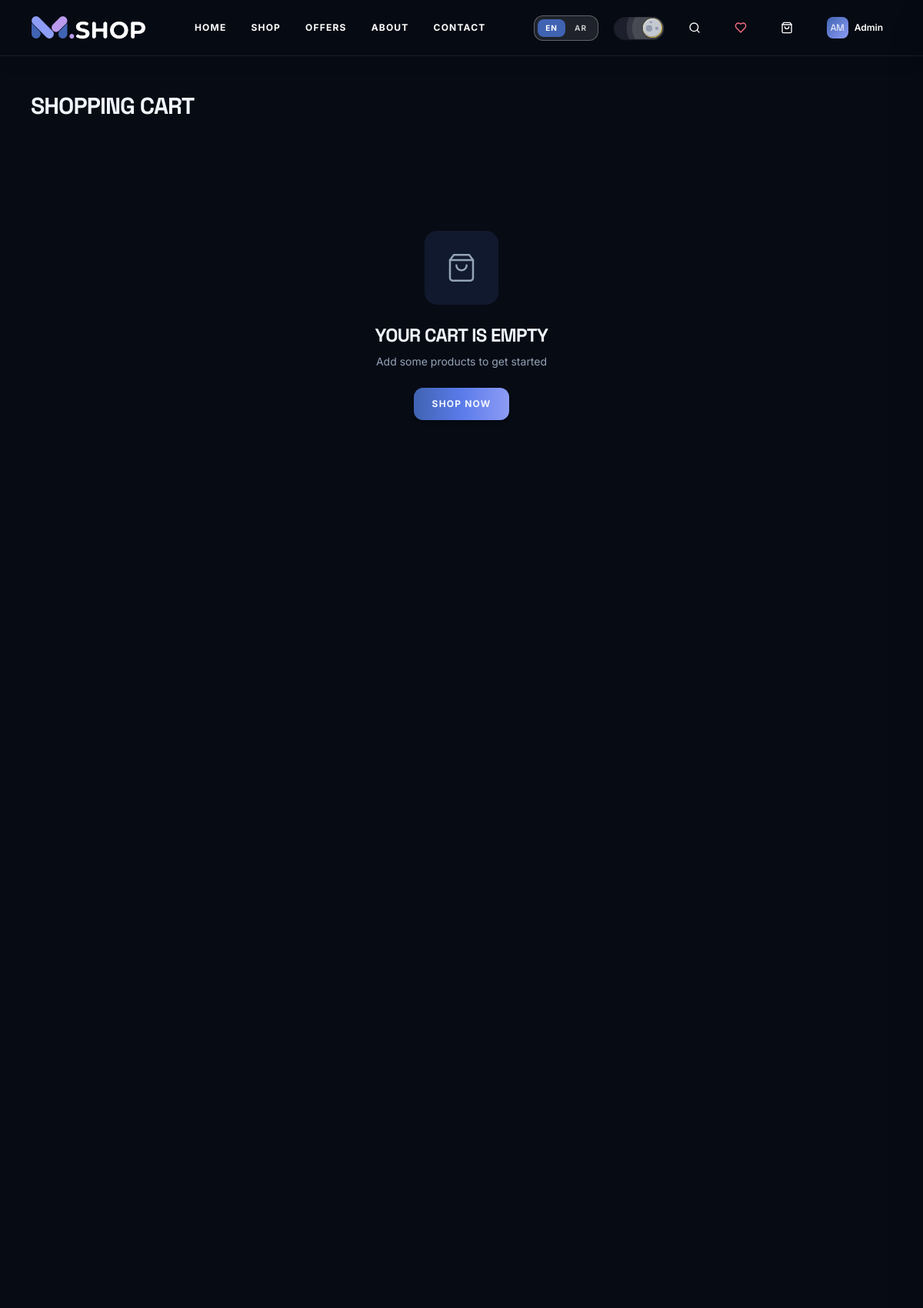
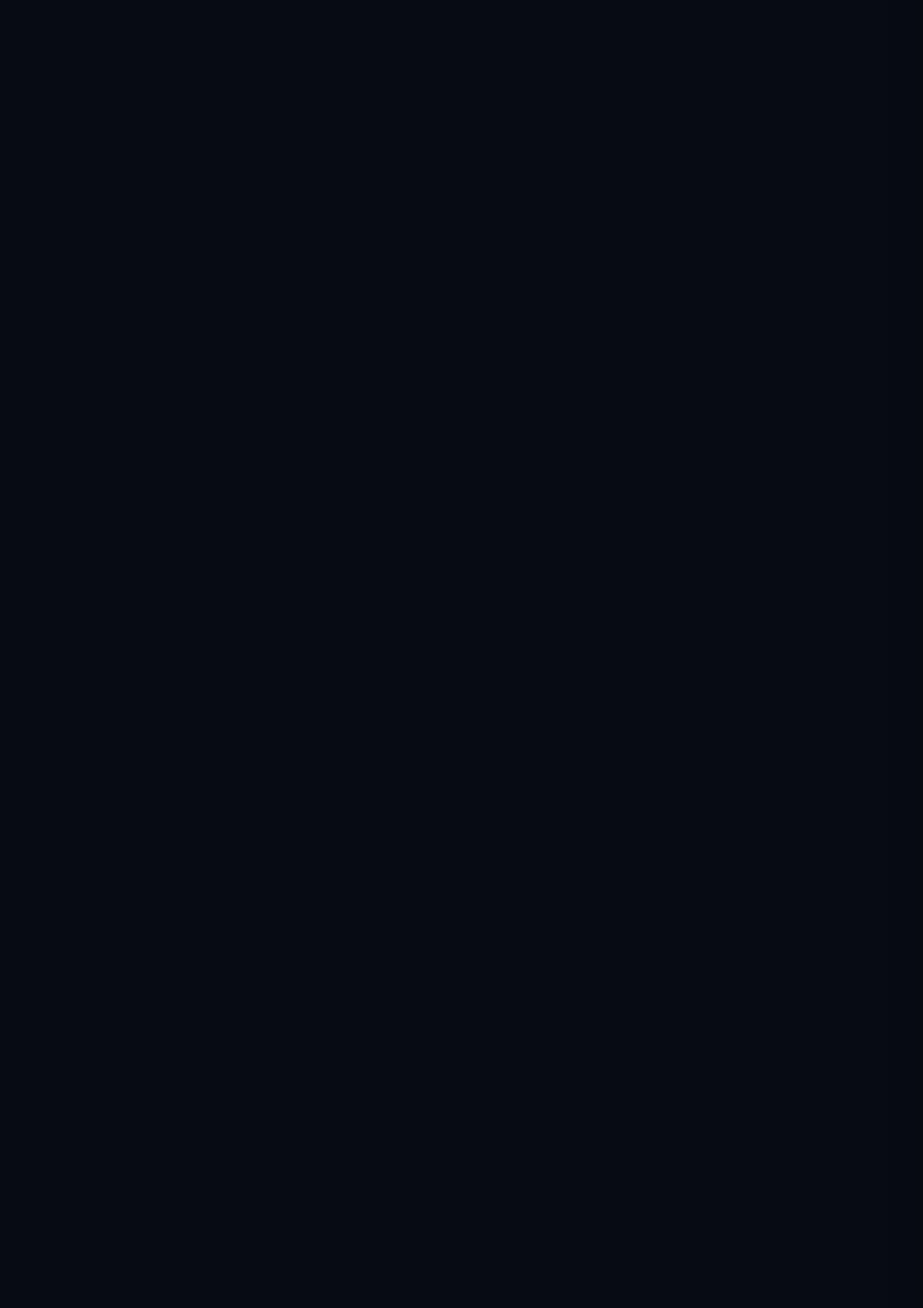
The app's page /en/cart/ (signed in, upper part) with its own data (2 pictures, top to bottom).
### store/models.py (models this page shows, shortened)
class User(AbstractUser):
    phone = models.CharField(max_length=30, blank=True)
    class Meta:
        verbose_name = 'User'

### store/views.py (the view, shortened to what this page needs)
# urls.py: path('cart/', views.cart_view, name='cart'),
def cart_view(request):
    locale = _get_locale(request)
    cart = request.session.get('cart', {})
    items = list(cart.values())
    subtotal = sum(item['price'] * item['quantity'] for item in items)
    shipping = 0 if subtotal >= 500 else 20
    total = subtotal + shipping
    return render(request, 'cart/cart.html', {
        'cart_items': items,
        'subtotal': subtotal,
        'shipping': shipping,
        'total': total,
        'locale': locale,
    })

### templates/cart/cart.html (shortened to what this page needs)
{% extends "base.html" %}
{% load static %}
{% block content %}
<div class="pt-[72px] min-h-screen">
  <div class="container-custom py-12">
    <h1 class="text-3xl font-display font-black mb-8" style="color:var(--text-primary)">{{ t.cart.title|default:"Shopping Cart" }}</h1>
    {% if cart_items %}
    <div class="grid lg:grid-cols-3 gap-8">
      <div class="lg:col-span-2 space-y-4">
        {% for item in cart_items %}
        <div class="flex gap-3.5 sm:gap-4 p-3.5 sm:p-4 rounded-2xl" style="background:var(--bg-surface);border:1px solid var(--border-color)" data-cart-item>
          <div class="w-20 h-20 sm:w-24 sm:h-24 rounded-xl overflow-hidden flex-shrink-0" style="background:var(--bg-surface-2)">
            <img src="{{ item.image }}" alt="{% if is_rtl and item.name_ar %}{{ item.name_ar }}{% else %}{{ item.name }}{% endif %}" class="w-full h-full object-cover" loading="lazy" onerror="this.src='{% static "images/placeholder.svg" %}'" />
          </div>
          <div class="flex-1 min-w-0 flex flex-col justify-between">
            <div>
              <h4 class="font-semibold text-xs sm:text-sm leading-snug mb-1 truncate sm:whitespace-normal" style="color:var(--text-primary)">
                {% if is_rtl and item.name_ar %}{{ item.name_ar }}{% else %}{{ item.name }}{% endif %}
              </h4>
              <p class="text-[11px] sm:text-xs mb-2 text-slate-400" style="color:var(--text-secondary)">{{ item.brand }}</p>
            </div>
            <div class="flex flex-wrap items-center justify-between gap-2 pt-1">
              <div class="flex items-center gap-1.5 rounded-xl p-1" style="background:var(--bg-surface-2)">
                <button data-cart-qty="{{ item.slug }}" data-delta="-1" class="w-6 h-6 sm:w-7 sm:h-7 rounded-lg flex items-center justify-center cursor-pointer transition-all" style="background:var(--bg-surface);color:var(--text-secondary)">
                  <svg xmlns="http://www.w3.org/2000/svg" width="12" height="12" viewBox="0 0 24 24" fill="none" stroke="currentColor" stroke-width="2"><path d="M5 12h14"/></svg>
                </button>
                <span data-qty-display class="text-xs sm:text-sm font-medium w-6 text-center" style="color:var(--text-primary)">{{ item.quantity }}</span>
                <button data-cart-qty="{{ item.slug }}" data-delta="1" class="w-7 h-7 rounded-lg flex items-center justify-center cursor-pointer transition-all" style="background:var(--bg-surface);color:var(--text-secondary)">
                  <svg xmlns="http://www.w3.org/2000/svg" width="12" height="12" viewBox="0 0 24 24" fill="none" stroke="currentColor" stroke-width="2"><path d="M5 12h14"/><path d="M12 5v14"/></svg>
                </button>
              </div>
              <div class="flex items-center gap-3">
                <span class="font-bold text-xs sm:text-sm" style="color:var(--text-primary)">
                  {% if is_rtl %}{{ item.price|floatformat:0 }} {{ currency }}{% else %}{{ currency }} {{ item.price|floatformat:0 }}{% endif %}
                </span>
                <button data-cart-remove="{{ item.slug }}" aria-label="{{ t.cart.remove|default:'Remove' }}" class="w-7 h-7 sm:w-8 sm:h-8 flex items-center justify-center rounded-xl cursor-pointer transition-all hover:text-red-500" style="color:var(--text-secondary)">
                  <svg xmlns="http://www.w3.org/2000/svg" width="14" height="14" viewBox="0 0 24 24" fill="none" stroke="currentColor" stroke-width="2" stroke-linecap="round" stroke-linejoin="round"><path d="M3 6h18"/><path d="M19 6v14c0 1-1 2-2 2H7c-1 0-2-1-2-2V6"/><path d="M8 6V4c0-1 1-2 2-2h4c1 0 2 1 2 2v2"/></svg>
                </button>
              </div>
            </div>
          </div>
        </div>
        {% endfor %}
      </div>
      <div class="lg:col-span-1">
        <div class="rounded-3xl p-6 sticky top-24" style="background:var(--bg-surface);border:1px solid var(--border-color)">
          <h2 class="font-bold text-lg mb-6" style="color:var(--text-primary)">{{ t.checkout.order_summary|default:"Order Summary" }}</h2>
          {% if subtotal < 500 %}
          <div class="rounded-xl p-3 mb-5 text-center" style="background:var(--bg-surface-2)">
            <p class="text-xs" style="color:var(--text-secondary)">
              {% if is_rtl %}
                أضف بقيمة <strong style="color:var(--color-accent)">{{ 500|add:subtotal|floatformat:0 }} {{ currency }}</strong> إضافية للحصول على توصيل مجاني! 🚚
              {% else %}
                Add <strong style="color:var(--color-accent)">QAR {{ 500|add:subtotal|floatformat:0 }}</strong> more for free delivery! 🚚
              {% endif %}
            </p>
            <div class="w-full rounded-full mt-2 h-1.5" style="background:var(--bg-surface-3)">
              <div class="h-full rounded-full" style="width:{{ subtotal|floatformat:0 }}%;max-width:100%;background:var(--color-accent)"></div>
            </div>
          </div>
          {% endif %}
          <div class="space-y-3 text-sm">
            <div class="flex justify-between">
              <span style="color:var(--text-secondary)">{{ t.cart.subtotal|default:"Subtotal" }}</span>
              <span class="font-medium" style="color:var(--text-primary)">{% if is_rtl %}{{ subtotal|floatformat:0 }} {{ currency }}{% else %}{{ currency }} {{ subtotal|floatformat:0 }}{% endif %}</span>
            </div>
            <div class="flex justify-between">
              <span style="color:var(--text-secondary)">{{ t.cart.shipping|default:"Shipping" }}</span>
              <span {% if shipping == 0 %}class="text-emerald-500 font-medium"{% else %}style="color:var(--text-primary)"{% endif %}>
                {% if shipping == 0 %}{% if is_rtl %}مجاني 🎉{% else %}Free 🎉{% endif %}{% else %}{% if is_rtl %}{{ shipping }} {{ currency }}{% else %}{{ currency }} {{ shipping }}{% endif %}{% endif %}
              </span>
            </div>
            <div class="pt-3 border-t flex justify-between" style="border-color:var(--border-color)">
              <span class="font-bold" style="color:var(--text-primary)">{{ t.cart.total|default:"Total" }}</span>
              <span class="text-xl font-display font-black" style="color:var(--color-accent)">{% if is_rtl %}{{ total|floatformat:0 }} {{ currency }}{% else %}{{ currency }} {{ total|floatformat:0 }}{% endif %}</span>
            </div>
          </div>
          <a href="/{{ locale }}/checkout/" class="btn-primary w-full justify-center mt-6 flex items-center gap-2">
            <span>{{ t.cart.checkout|default:"Proceed to Checkout" }}</span>
            <svg xmlns="http://www.w3.org/2000/svg" width="16" height="16" viewBox="0 0 24 24" fill="none" stroke="currentColor" stroke-width="2" stroke-linecap="round" stroke-linejoin="round" class="{% if is_rtl %}rotate-180{% endif %}"><path d="M5 12h14"/><path d="m12 5 7 7-7 7"/></svg>
          </a>
          <a href="/{{ locale }}/shop/" class="btn-ghost w-full justify-center mt-3 flex text-sm" style="color:var(--text-secondary)">{{ t.cart.continue|default:"Continue Shopping" }}</a>
        </div>
      </div>
    </div>
    {% else %}
    <div class="flex flex-col items-center justify-center py-28 gap-6 text-center">
      <div class="w-24 h-24 rounded-2xl flex items-center justify-center" style="background:var(--bg-surface-2)">
      </div>
      <div>
        <h3 class="font-display font-bold text-2xl mb-2" style="color:var(--text-primary)">{{ t.cart.empty|default:"Your cart is empty" }}</h3>
        <p class="text-sm" style="color:var(--text-secondary)">{{ t.cart.empty_desc|default:"Add some products to get started" }}</p>
      </div>
      <a href="/{{ locale }}/shop/" class="btn-primary">{{ t.cart.shop_now|default:"Start Shopping" }}</a>
    </div>
    {% endif %}
  </div>
</div>
{% endblock %}

### templates/partials/navbar.html (shortened to what this page needs)
{% load static %}
<header class="fixed top-0 left-0 right-0 z-50 select-none">
  <div id="main-navbar" class="transition-all duration-300 {% if is_home %}navbar-transparent{% else %}navbar-scrolled{% endif %}">
    <div class="container-custom h-[64px] sm:h-[72px] flex items-center justify-between gap-2 sm:gap-4">
      <a href="/{{ locale }}/" aria-label="M.SHOP Home" class="flex items-center group transition-transform duration-300 hover:scale-105 flex-shrink-0">
        <img src="{% static 'logo-dark.png' %}" alt="M.SHOP" class="h-8 hidden dark:block" />
      </a>
      <nav class="hidden lg:flex items-center gap-8">
        {% for label, href in nav_links %}
        <a href="{{ href }}" class="nav-link text-xs font-sans tracking-widest uppercase transition-all duration-300 {% if current_path == href %}nav-link-active font-black{% else %}hover:tracking-[0.2em] font-bold{% endif %}">{{ label }}</a>
        {% endfor %}
      </nav>
      <div class="flex items-center gap-1.5 sm:gap-3 md:gap-5 flex-shrink-0">
        <div class="lang-switcher-wrap hidden md:flex items-center gap-0.5 rounded-xl px-1 py-1 border transition-all border-white/30 bg-white/10 backdrop-blur-sm">
          {% for loc in "en,ar"|split:"," %}
          <button data-locale-switch="{{ loc }}" class="px-2.5 py-1 rounded-lg text-[10px] font-sans font-bold uppercase tracking-widest transition-all cursor-pointer"
            style="background:{% if locale == loc %}#4063B2{% else %}transparent{% endif %};color:{% if locale == loc %}#fff{% else %}rgba(255,255,255,0.75){% endif %}">{{ loc|upper }}</button>
          {% endfor %}
        </div>
        <div class="items-center select-none hidden md:flex" style="--toggle-size:10px">{% include 'partials/theme_toggle.html' %}</div>
        <button id="search-btn" aria-label="Search" class="nav-btn w-8 h-8 sm:w-10 sm:h-10 rounded-xl flex items-center justify-center transition-all cursor-pointer flex-shrink-0">
          <svg xmlns="http://www.w3.org/2000/svg" width="16" height="16" viewBox="0 0 24 24" fill="none" stroke="currentColor" stroke-width="2" stroke-linecap="round" stroke-linejoin="round"><circle cx="11" cy="11" r="8"/><path d="m21 21-4.3-4.3"/></svg>
        </button>
        <a href="/{{ locale }}/wishlist/" aria-label="Wishlist" class="nav-btn relative w-9 h-9 sm:w-10 sm:h-10 rounded-xl flex items-center justify-center transition-all flex-shrink-0 hover:text-rose-400">
        </a>
        <button data-open-cart onclick="if(window.openCart)window.openCart();" aria-label="Open cart" class="nav-btn relative w-9 h-9 sm:w-10 sm:h-10 rounded-xl flex items-center justify-center cursor-pointer transition-all flex-shrink-0">
          <svg xmlns="http://www.w3.org/2000/svg" width="16" height="16" viewBox="0 0 24 24" fill="none" stroke="currentColor" stroke-width="2" stroke-linecap="round" stroke-linejoin="round"><path d="M6 2 3 6v14a2 2 0 0 0 2 2h14a2 2 0 0 0 2-2V6l-3-4Z"/><path d="M3 6h18"/><path d="M16 10a4 4 0 0 1-8 0"/></svg>
        </button>
        <div class="hidden lg:block relative">
          {% if user.is_authenticated %}
          <div class="relative">
            <button id="user-menu-btn" class="nav-btn flex items-center gap-2 px-3 py-2 rounded-xl transition-all cursor-pointer">
              <div class="w-7 h-7 rounded-lg flex items-center justify-center text-white font-display text-xs" style="background:linear-gradient(135deg,#4063B2,#8D9CF5)">
                {{ user.first_name|first|upper }}{{ user.last_name|first|upper }}
              </div>
              <span class="user-name text-xs font-sans font-semibold max-w-[80px] truncate">{{ user.first_name }}</span>
            </button>
          </div>
          {% endif %}
        </div>
      </div>
    </div>
  </div>
</header>

### records on screen
User: first_name|first "A", last_name|first "M", first_name "Admin"

### other values on screen
{{ label }} "HOME" "SHOP" "OFFERS" "ABOUT" "CONTACT"
{{ loc|upper }} "EN" "AR"
{{ t.cart.title|default:"Shopping Cart" }} "SHOPPING CART"
{{ t.cart.empty|default:"Your cart is empty" }} "YOUR CART IS EMPTY"
{{ t.cart.empty_desc|default:"Add some products to get started" }} "Add some products to get started"
{{ t.cart.shop_now|default:"Start Shopping" }} "SHOP NOW"
